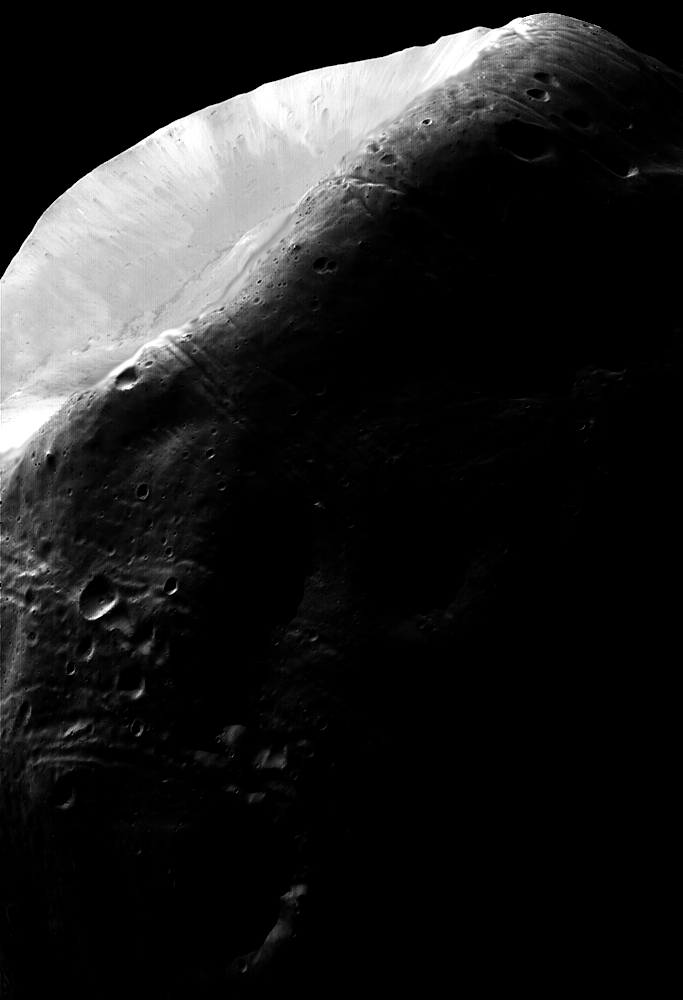
%> input picture Third_Homeworks/moon.tif, 683 x 1000 px
$ octave commit.m   (GNU Octave 9; MATLAB toolbox functions it lacks are replaced by stand-ins)
%> lines starting %> are read from the running program, lines starting %| are printed output that depends on the picture
clc
clear
I = imread('moon.tif');
%> I is the input picture: size 1000x683 uint8; min 0, max 255, mean 31.7
figure(1);
subplot(2,3,1);imshow(I);
subplot(2,3,2); imhist(I);
h = imhist(I);
%> h = 256 values, max 421847 at index 1, min 11 at index 91, mean 2668
subplot(2,3,3);
h1 = h(1:10:256); horz = 1:10:256;
%> after `h1 = h(1:10:256)`: h1 = 26 values, max 421847 at index 1, min 11 at index 10, mean 16952.8
bar(horz, h1)
subplot(2,3,4);
stem(horz, h1, 'fill');
subplot(2,3,5);
plot(h);
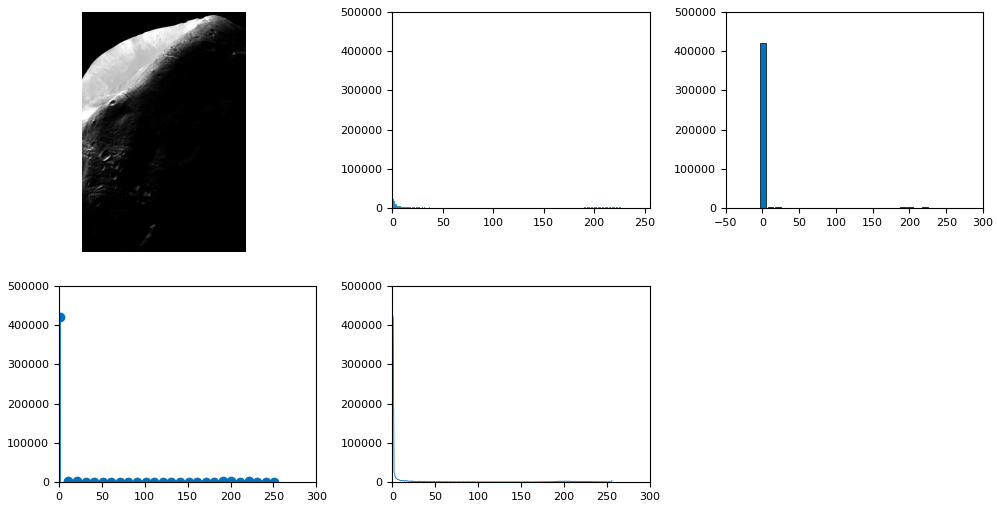
%> figure redrawn from the program's plot data, 5 panels

G = imread('pollen.tif');
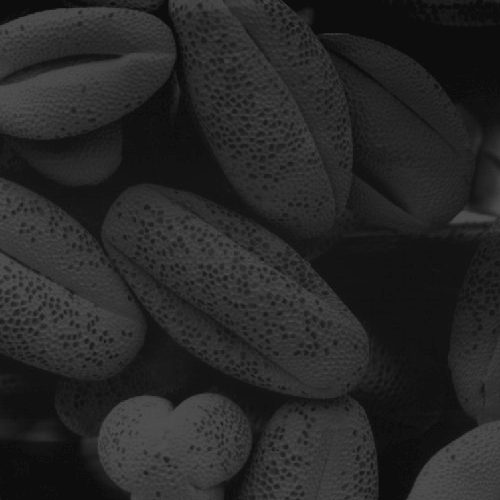
%> input picture Third_Homeworks/pollen.tif, 500 x 500 px
%> G is the input picture: size 500x500 uint8; min 13, max 83, mean 38.7
figure(2);
subplot(2,3,1);imshow(G);
subplot(2,3,2);imhist(G);
h = imhist(G);
%> h = 256 values, max 17718 at index 14, min 0 at index 1, mean 976.6
subplot(2,3,3);
bar(horz, h1)
subplot(2,3,4);
stem(horz, h1, 'fill');
subplot(2,3,5);
plot(h);
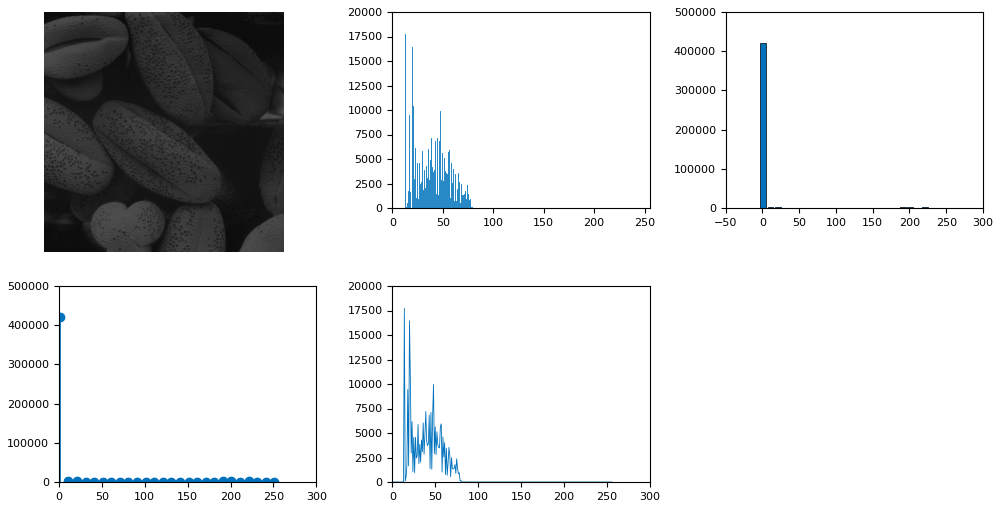
%> figure redrawn from the program's plot data, 5 panels
